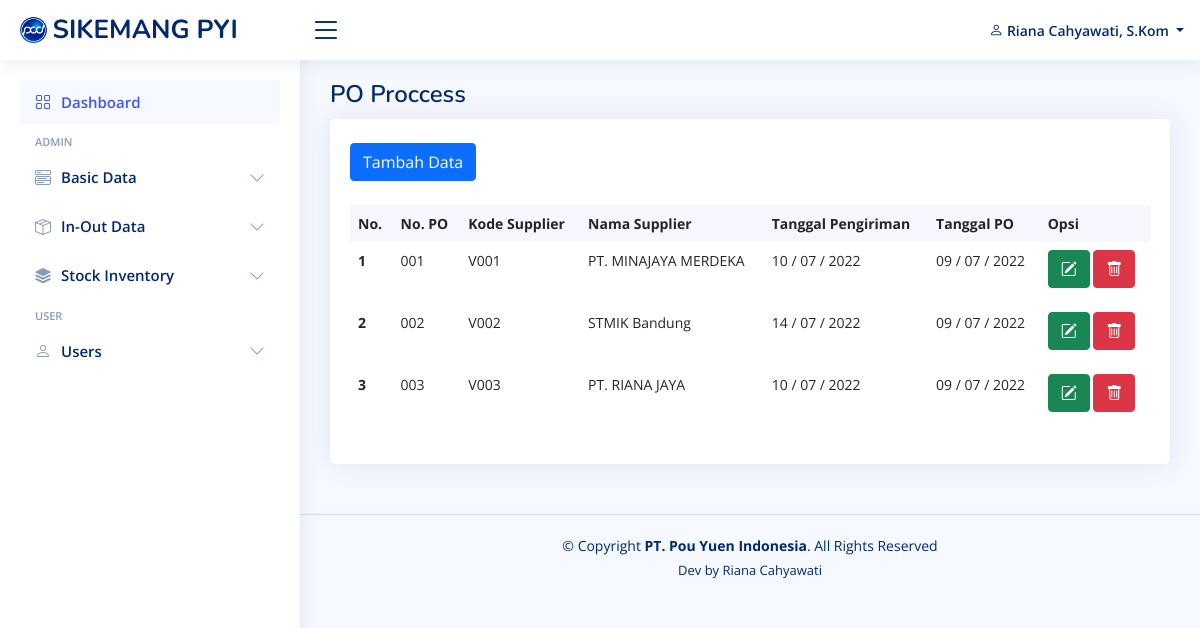
Page /view_in_out_data/po_proccess.php (signed in) on the committed database.
### tables this page shows
CREATE TABLE `users` (
  `id` int(11) NOT NULL,
  `nama` varchar(255) NOT NULL,
  `username` varchar(255) NOT NULL,
  `password` varchar(255) NOT NULL,
  `email` varchar(100) NOT NULL,
  `phone` varchar(100) NOT NULL,
  `alamat` varchar(255) NOT NULL,
  `role_id` int(11) NOT NULL
);

CREATE TABLE `po_proccess` (
  `id_po_proccess` int(11) NOT NULL,
  `no_po` varchar(200) NOT NULL,
  `supplier_name` varchar(255) NOT NULL,
  `delivery_date` date NOT NULL,
  `date_po` varchar(255) NOT NULL,
  `supplier_code` varchar(255) NOT NULL
);

### functions.php (called while the page is built, shortened)
<?php
$conn = mysqli_connect("localhost", "root", "", "db_pouyuen");
function query($query)
{
    global $conn;
    $result = mysqli_query($conn, $query);
    $rows = [];
    while ($row = mysqli_fetch_assoc($result)) {
        $rows[] = $row;
    }
    return $rows;
}

### view_in_out_data/po_proccess.php (the view)
<?php
include "../view_template/header.php";
include "../view_template/topbar.php";
include "../view_template/sidebar.php";
$po_proccess = query("SELECT * FROM po_proccess");
?>
<main id="main" class="main">
  <div class="pagetitle">
    <h1>PO Proccess</h1>
  </div>
  <section class="section dashboard">
    <div class="row">
      <div class="col">
        <div class="row">
          <div class="col-12">
            <div class="card recent-sales overflow-auto">
              <div class="card-body">
                <a href="po_proccess_add.php" class="btn btn-primary my-4">Tambah Data</a>
                <table class="table table-borderless datatable">
                  <thead>
                    <tr>
                      <th scope="col">No. </th>
                      <th scope="col">No. PO</th>
                      <th scope="col">Kode Supplier</th>
                      <th scope="col">Nama Supplier</th>
                      <th scope="col">Tanggal Pengiriman</th>
                      <th scope="col">Tanggal PO</th>
                      <th scope="col">Opsi</th>
                    </tr>
                  </thead>
                  <tbody>
                    <?php $i = 1; ?>
                    <?php foreach ($po_proccess as $pp) : ?>
                      <tr>
                        <th scope="row"><?= $i; ?></a></th>
                        <td><?= $pp["no_po"]; ?></td>
                        <td><?= $pp["supplier_code"]; ?></td>
                        <td><?= $pp["supplier_name"]; ?></td>
                        <td><?= date('d / m / Y', strtotime($pp["delivery_date"])); ?></td>
                        <td><?= date('d / m / Y', strtotime($pp["date_po"])); ?></td>
                        <td>
                          <a href="po_proccess_edit.php?id_po_proccess=<?= $pp["id_po_proccess"] ?>" class="btn btn-success mb-2"><i class="bi bi-pencil-square"></i></a>
                          <a href="po_proccess_delete.php?id_po_proccess=<?= $pp["id_po_proccess"] ?>" class="btn btn-danger mb-2"><i class="bi bi-trash" onclick="return confirm('Yakin akan menghapus data PO : <?= $pp['supplier_name']; ?> ?');"></i></a>
                        </td>
                      </tr>
                      <?php $i++; ?>
                    <?php endforeach; ?>
                  </tbody>
                </table>
              </div>
            </div>
          </div>
        </div>
      </div>
    </div>
  </section>
</main>
<?php include "../view_template/footer.php"; ?>

### view_template/topbar.php (shortened to what this page needs)
<?php
$id = $_SESSION['id'];
$users = query("SELECT * FROM users INNER JOIN users_role ON users.role_id = users_role.id_role WHERE id = $id")[0];
?>
<header id="header" class="header fixed-top d-flex align-items-center">
  <div class="d-flex align-items-center justify-content-between">
    <a href="index.html" class="logo d-flex align-items-center">
      <img src="../assets/img/logopouyuen.png">
      <span class="d-none d-lg-block">SIKEMANG PYI</span>
    </a>
    <i class="bi bi-list toggle-sidebar-btn"></i>
  </div>
  <nav class="header-nav ms-auto">
    <ul class="d-flex align-items-center">
      <li class="nav-item dropdown pe-3">
        <a class="nav-link nav-profile d-flex align-items-center pe-0" href="#" data-bs-toggle="dropdown">
          <span class="d-none d-md-block dropdown-toggle ps-2"><i class="bi bi-person"></i> <?= $users['nama']; ?> </span>
        </a>
      </li>
    </ul>
  </nav>
</header>

### assets/css/style.css (style rules this page uses)
:root { scroll-behavior: smooth; }
body { font-family: "Open Sans", sans-serif; background: #f6f9ff; color: #444444; }
a { color: #4154f1; text-decoration: none; }
h1, h2, h3, h4, h5, h6 { font-family: "Nunito", sans-serif; }
#main { margin-top: 60px; padding: 20px 30px; transition: all 0.3s; }
.pagetitle { margin-bottom: 10px; }
.pagetitle h1 { font-size: 24px; margin-bottom: 0; font-weight: 600; color: #012970; }
.card { margin-bottom: 30px; border: none; border-radius: 5px; box-shadow: 0px 0 30px rgba(1, 41, 112, 0.1); }
.card-body { padding: 0 20px 20px 20px; }
.logo { line-height: 1; }
@media (min-width: 1200px) { .logo { width: 280px; } }
.logo img { max-height: 26px; margin-right: 6px; }
.logo span { font-size: 26px; font-weight: 700; color: #012970; font-family: "Nunito", sans-serif; }
.header { transition: all 0.5s; z-index: 997; height: 60px; box-shadow: 0px 2px 20px rgba(1, 41, 112, 0.1); background-color: #fff; padding-left: 20px; }
.header .toggle-sidebar-btn { font-size: 32px; padding-left: 10px; cursor: pointer; color: #012970; }
.header-nav ul { list-style: none; }
.header-nav > ul { margin: 0; padding: 0; }
.header-nav .nav-profile { color: #012970; }
.header-nav .nav-profile span { font-size: 14px; font-weight: 600; }
@media (min-width: 1200px) { #main, #footer { margin-left: 300px; } }
.dashboard .recent-sales { font-size: 14px; }
.dashboard .recent-sales .table thead { background: #f6f6fe; }
.dashboard .recent-sales .table thead th { border: 0; }

### rows in the picture
users: nama "Riana Cahyawati, S.Kom"
po_proccess: no_po "001", supplier_code "V001", supplier_name "PT. MINAJAYA MERDEKA", delivery_date "10 / 07 / 2022", date_po "09 / 07 / 2022"
po_proccess: no_po "002", supplier_code "V002", supplier_name "STMIK Bandung", delivery_date "14 / 07 / 2022", date_po "09 / 07 / 2022"
po_proccess: no_po "003", supplier_code "V003", supplier_name "PT. RIANA JAYA", delivery_date "10 / 07 / 2022", date_po "09 / 07 / 2022"
